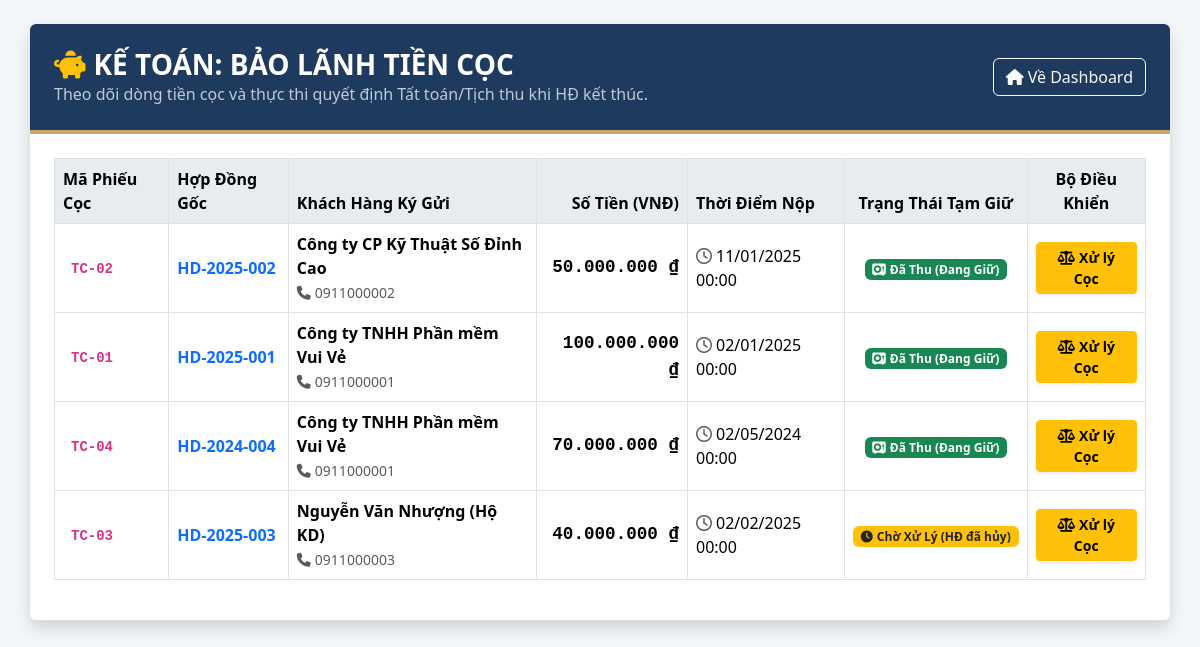
The page /modules/tien_coc/tc_hienthi.php (signed in) on the database its author committed.
### tables this page shows
CREATE TABLE TIEN_COC (
    maTienCoc VARCHAR(50) PRIMARY KEY,
    soHopDong VARCHAR(50) NOT NULL,
    soTien DECIMAL(15,2) NOT NULL DEFAULT 0.00,
    ngayNop DATETIME DEFAULT CURRENT_TIMESTAMP,
    phuongThuc VARCHAR(50),
    nguoiThu VARCHAR(20),
    trangThai TINYINT DEFAULT 1 COMMENT '1: Da thu, 2: Da hoan, 3: Tich thu, 4: ChoXuLy (HD da huy)',
    CONSTRAINT fk_tiencoc_hd FOREIGN KEY (soHopDong) REFERENCES HOP_DONG(soHopDong),
    CONSTRAINT fk_tiencoc_nv FOREIGN KEY (nguoiThu) REFERENCES NHAN_VIEN(maNV)
);

CREATE TABLE KHACH_HANG (
    maKH VARCHAR(20) PRIMARY KEY,
    tenKH VARCHAR(100) NOT NULL,
    cccd VARCHAR(20) UNIQUE,
    sdt VARCHAR(15),
    email VARCHAR(100),
    diaChi TEXT,
    deleted_at DATETIME DEFAULT NULL
);

### modules/tien_coc/tc_hienthi.php (the view, shortened to what this page needs)
<?php
$pdo = Database::getInstance()->getConnection();
try {
    $stmt = $pdo->query("
        SELECT tc.maTienCoc, tc.soHopDong, hd.maKH, kh.tenKH, kh.sdt, tc.soTien, tc.ngayNop, tc.phuongThuc, tc.trangThai
        FROM TIEN_COC tc
        JOIN HOP_DONG hd ON tc.soHopDong = hd.soHopDong
        JOIN KHACH_HANG kh ON hd.maKH = kh.maKH
        ORDER BY tc.trangThai ASC, tc.ngayNop DESC
    ");
    $listTienCoc = $stmt->fetchAll(PDO::FETCH_ASSOC);
} catch (PDOException $e) {
    die("Lỗi truy xuất Kho Tiền Cọc: " . htmlspecialchars($e->getMessage()));
}
function renderBadge($stt) {
    switch ($stt) {
        case 1: return '<span class="badge bg-success"><i class="fa-solid fa-vault me-1"></i>Đã Thu (Đang Giữ)</span>';
        case 4: return '<span class="badge bg-warning text-dark"><i class="fa-solid fa-clock me-1"></i>Chờ Xử Lý (HĐ đã hủy)</span>';
    }
}
?>
<!DOCTYPE html>
<html lang="vi">
<head>
    <link href="https://cdn.jsdelivr.net/npm/bootstrap@5.3.3/dist/css/bootstrap.min.css" rel="stylesheet">
    <link rel="stylesheet" href="https://cdnjs.cloudflare.com/ajax/libs/font-awesome/6.5.1/css/all.min.css">
</head>
<body class="p-4">
<div class="container shadow p-0 bg-white rounded overflow-hidden">
    <div class="page-header p-4 d-flex justify-content-between align-items-center">
        <div>
            <h3 class="mb-0 fw-bold"><i class="fa-solid fa-piggy-bank me-2 text-warning"></i>KẾ TOÁN: BẢO LÃNH TIỀN CỌC</h3>
            <p class="mb-0 text-light opacity-75">Theo dõi dòng tiền cọc và thực thi quyết định Tất toán/Tịch thu khi HĐ kết thúc.</p>
        </div>
        <a href="../../index.php" class="btn btn-outline-light"><i class="fa-solid fa-home me-1"></i>Về Dashboard</a>
    </div>
    <div class="p-4">
        <table class="table table-bordered table-hover align-middle table-custom">
            <thead>
                <tr>
                    <th>Mã Phiếu Cọc</th>
                    <th>Hợp Đồng Gốc</th>
                    <th>Khách Hàng Ký Gửi</th>
                    <th class="text-end">Số Tiền (VNĐ)</th>
                    <th>Thời Điểm Nộp</th>
                    <th class="text-center">Trạng Thái Tạm Giữ</th>
                    <th class="text-center">Bộ Điều Khiển</th>
                </tr>
            </thead>
            <tbody>
                <?php if(empty($listTienCoc)): ?>
                     <tr><td colspan="7" class="text-center text-muted fw-bold py-4">Chưa có giao dịch thế chân nào được lập.</td></tr>
                <?php else: ?>
                    <?php foreach($listTienCoc as $tc): ?>
                        <tr>
                            <td class="fw-bold px-3"><code><?= htmlspecialchars($tc['maTienCoc']) ?></code></td>
                            <td class="fw-bold text-primary"><?= htmlspecialchars($tc['soHopDong']) ?></td>
                            <td>
                                <strong><?= htmlspecialchars($tc['tenKH']) ?></strong><br>
                                <small class="text-muted"><i class="fa-solid fa-phone me-1"></i><?= htmlspecialchars($tc['sdt']) ?></small>
                            </td>
                            <td class="text-end amount-text"><?= number_format($tc['soTien'], 0, ',', '.') ?> ₫</td>
                            <td><i class="fa-regular fa-clock me-1 text-muted"></i><?= date('d/m/Y H:i', strtotime($tc['ngayNop'])) ?></td>
                            <td class="text-center"><?= renderBadge((int)$tc['trangThai']) ?></td>
                            <td class="text-center">
                                <?php if(in_array((int)$tc['trangThai'], [1, 4], true)): ?>
                                    <a href="tc_xuly.php?id=<?= urlencode($tc['maTienCoc']) ?>" class="btn btn-warning btn-sm fw-bold shadow-sm">
                                        <i class="fa-solid fa-scale-balanced me-1"></i>Xử lý Cọc
                                    </a>
                                <?php else: ?>
                                    <button class="btn btn-secondary btn-sm opacity-50" disabled><i class="fa-solid fa-lock"></i> Đã Chốt</button>
                                <?php endif; ?>
                            </td>
                        </tr>
                    <?php endforeach; ?>
                <?php endif; ?>
            </tbody>
        </table>
    </div>
</div>
</body>
</html>

### modules/tien_coc/tc_hienthi.php (style rules this page uses)
:root { --primary: #1e3a5f; --accent: #c9a66b; --bg: #f4f7f9; }
body { background-color: var(--bg); }
.page-header { background: var(--primary); border-bottom: 4px solid var(--accent); color: #fff; }
.table-custom th { background-color: #e9ecef; }
.amount-text { font-family: 'Courier New', Courier, monospace; font-weight: bold; color: #198754; font-size: 1.1rem; }

### rows shown on the page
tien_coc: maTienCoc "TC-02", soHopDong "HD-2025-002", khach_hang.tenKH "Công ty CP Kỹ Thuật Số Đỉnh Cao", khach_hang.sdt "0911000002", soTien "50.000.000", ngayNop "11/01/2025 00:00", trangThai 1 (drawn)
tien_coc: maTienCoc "TC-01", soHopDong "HD-2025-001", khach_hang.tenKH "Công ty TNHH Phần mềm Vui Vẻ", khach_hang.sdt "0911000001", soTien "100.000.000", ngayNop "02/01/2025 00:00", trangThai 1 (drawn)
tien_coc: maTienCoc "TC-04", soHopDong "HD-2024-004", khach_hang.tenKH "Công ty TNHH Phần mềm Vui Vẻ", khach_hang.sdt "0911000001", soTien "70.000.000", ngayNop "02/05/2024 00:00", trangThai 1 (drawn)
tien_coc: maTienCoc "TC-03", soHopDong "HD-2025-003", khach_hang.tenKH "Nguyễn Văn Nhượng (Hộ KD)", khach_hang.sdt "0911000003", soTien "40.000.000", ngayNop "02/02/2025 00:00", trangThai 4 (drawn)
